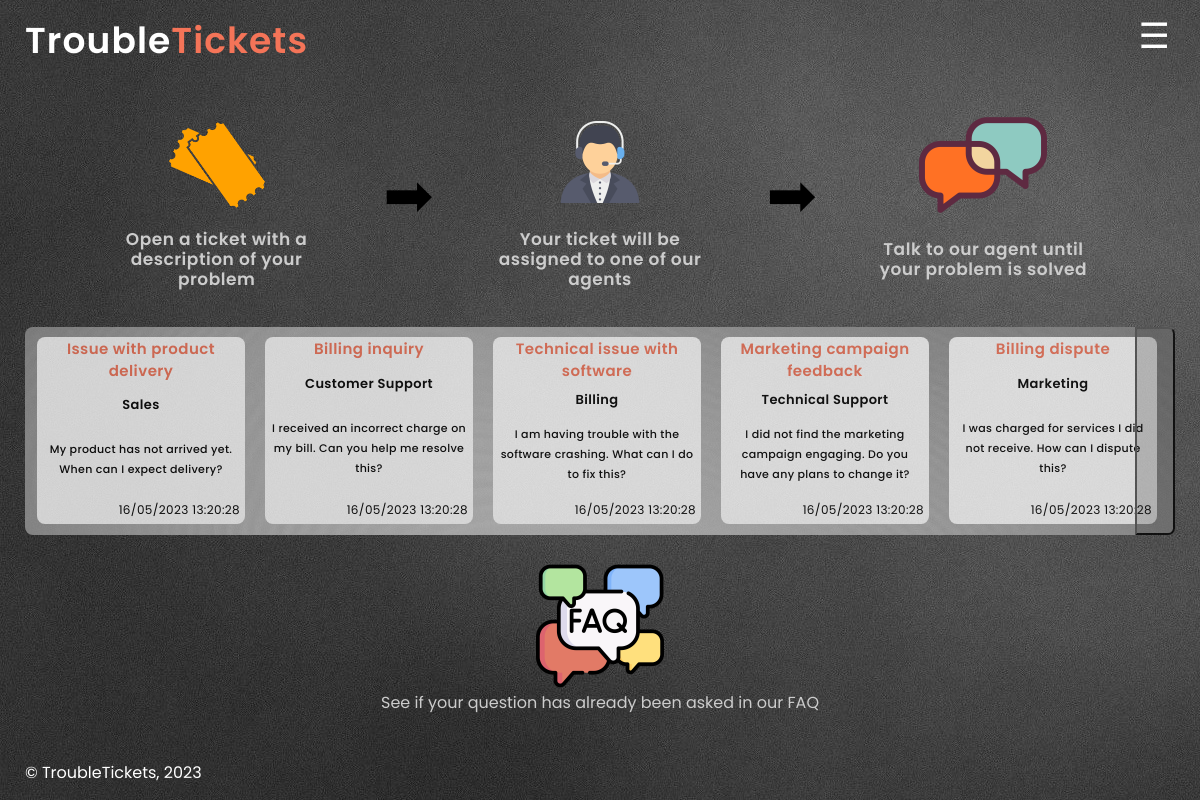
The page /pages/index.php on the database its author committed.
### tables this page shows
CREATE TABLE TICKETS (
ticket_id INTEGER PRIMARY KEY AUTOINCREMENT,
agent_id INTEGER,
client_id INTEGER NOT NULL,
department_id INTEGER NOT NULL,
status VARCHAR(255) CHECK( status IN ('Open','Closed','Not Assigned') ) NOT NULL,
title VARCHAR(255) NOT NULL,
FOREIGN KEY(department_id) REFERENCES DEPARTMENTS(department_id),
FOREIGN KEY(client_id) REFERENCES CLIENTS(client_id),
FOREIGN KEY(agent_id) REFERENCES AGENTS(agent_id)
);

CREATE TABLE DEPARTMENTS (
department_id INTEGER PRIMARY KEY AUTOINCREMENT,
department_name VARCHAR(255) NOT NULL
);

CREATE TABLE MESSAGES (
message_id INTEGER PRIMARY KEY AUTOINCREMENT,
ticket_id INTEGER NOT NULL,
message_content VARCHAR(255) NOT NULL,
date_created TIMESTAMP DEFAULT CURRENT_TIMESTAMP NOT NULL,
client_id INTEGER NOT NULL,
FOREIGN KEY(ticket_id) REFERENCES TICKETS(ticket_id),
FOREIGN KEY(client_id) REFERENCES CLIENTS(client_id)
);

### pages/index.php (called while the page is built, shortened)
<?php declare(strict_types=1);
require_once(__DIR__ . '/../templates/normal.php');
require_once(__DIR__ . '/../templates/main_template.php');
$session = new Session();
output_header($session);
output_main_page($session);
output_footer();
?>

### database/ticket.class.php (called while the page is built, shortened)
<?php
class Ticket
{
    public function __construct(int $id, ?int $agent_id, int $client_id, int $department_id, string $status, string $title)
    {
        $this->id = $id;
        $this->department_id = $department_id;
        $this->title = $title;
    }
    static function getTickets(PDO $db, int $count): array
    {
        $stmt = $db->prepare('SELECT ticket_id, agent_id, client_id, department_id, status, title FROM TICKETS LIMIT ?');
        $stmt->execute(array($count));
        $tickets = array();
        while ($ticket = $stmt->fetch()) {
            $tickets[] = new Ticket(
                $ticket['ticket_id'],
                $ticket['agent_id'] ?? null,
                $ticket['client_id'],
                $ticket['department_id'],
                $ticket['status'],
                $ticket['title']
            );
        }
        return $tickets;
    }
}

### database/department.class.php (called while the page is built, shortened)
<?php
class Department
{
    public function __construct(int $id, string $name)
    {
        $this->name = (string) $name;
    }
    static function getDepartmentById(PDO $db, int $id): ?Department
    {
        $stmt = $db->prepare('SELECT department_id, department_name FROM DEPARTMENTS WHERE department_id = ?');
        $stmt->execute(array($id));
        $department = $stmt->fetch();
        if ($department) {
            return new Department(
                intval($department['department_id']),
                $department['department_name']
            );
        } else {
            return null;
        }
    }
}
?>

### database/messages.class.php (called while the page is built, shortened)
<?php
class Message
{
    public function __construct(int $id, int $ticket_id, int $client_id, string $message, DateTime $date_created)
    {
        $this->ticket_id = $ticket_id;
        $this->message = $message;
        $this->date_created = $date_created;
    }
    static function getMessages(PDO $db, int $count): array
    {
        $stmt = $db->prepare(
            'SELECT message_id, ticket_id, client_id, message_content, date_created FROM MESSAGES LIMIT ?'
        );
        $stmt->execute(array($count));
        $messages = array();
        while ($message = $stmt->fetch()) {
            $messages[] = new Message(
                $message['message_id'],
                $message['ticket_id'],
                $message['client_id'],
                $message['message_content'],
                new DateTime($message['date_created']),
            );
        }
        return $messages;
    }
}
?>

### templates/main_template.php (the view, shortened to what this page needs)
<?php
function output_main_page(Session $session)
{ ?>
    <?php
    require_once(__DIR__ . '/../database/connection.db.php');
    require_once(__DIR__ . '/../database/ticket.class.php');
    require_once(__DIR__ . '/../database/messages.class.php');
    require_once(__DIR__ . '/../database/department.class.php');
    $db = getDataBaseConnection();
    $recentTickets = Ticket::getTickets($db, 10);
    $messages = Message::getMessages($db, 10);
    $message_to_use = new Message(0, 0, 0, '0', new DateTime());
    ?>
    <section id='main-page' class='main-page'>
        <div class='steps'>
            <div class='step'>
                <a href='/pages/newTicket.php'>
                    <img src='/images/ticket.png' alt='ticket image'></a>
                <p>Open a ticket with a description of your problem</p>
            </div>
            <span class='arrow'></span>
            <div class='step'>
                <img src='/images/agent.png' alt='assigned image'>
                <p>Your ticket will be assigned to one of our agents</p>
            </div>
            <span class='arrow'></span>
            <div class='step'>
                <img src='/images/chat.png' alt='chat image'>
                <p>Talk to our agent until your problem is solved</p>
            </div>
        </div>
        <div class='tickets-container'>
            <div class="tickets">
                <?php
                foreach ($recentTickets as $ticket) { ?>
                    <a href="../pages/message.php?id=<?= urlencode(strval($ticket->id)) ?>" class='ticket'>
                        <h4><?php echo $ticket->title
                            ?> </h4>
                        <h5><?php echo Department::getDepartmentById($db, $ticket->department_id)->name; ?></h5>
                        <?php foreach ($messages as $message) {
                            if ($message->ticket_id == $ticket->id) { ?>
                                <p> <?php echo substr($message->message, 0, 200);
                                    $message_to_use = $message; ?></p>
                        <?php break;
                            }
                        } ?>
                        <h6><?php echo  $message_to_use->date_created->format('d/m/Y H:i:s') ?></h6>
                    </a>
                <?php } ?>
                <button class="slide-button" id='right' ><i></i></button>
            </div>
        </div>
        <article class='faq'>
            <a href='../pages/faq.php'><img src='/images/faq.png' alt='ticket image'></a>
            <a href='../pages/faq.php'>See if your question has already been asked in our FAQ</a>
        </article>
    </section>
<?php
}
?>

### templates/normal.php (shortened to what this page needs)
<?php
function output_header(Session $session)
{ ?>
  <!DOCTYPE html>
  <html lang="en-US">
  <head>
    <link href="../css/style.css" rel="stylesheet">
    <link href="../css/text.css" rel="stylesheet">
    <link href="../css/layout.css" rel="stylesheet">
    <link href="../css/responsive.css" rel="stylesheet">
  </head>
  <body>
    <header>
      <h1><a href="../pages/index.php">Trouble</a><a href="../pages/index.php">Tickets</a></h1>
    </header>
    <label class="sidebar" for="sidebar"></label>
  <?php } ?>
  <?php
  function output_footer()
  { ?>
    <footer>
      <p>&copy; TroubleTickets, 2023</p>
    </footer>
  </body>
  </html>
<?php } ?>

### css/style.css (style rules this page uses)
* { max-width: 100%; max-height: 100%; }
html { background-image: url('/images/grey.jpg'); }
header>h1>a:first-child { color: #ffffff; }
header>h1>a:last-of-type { color: #F47458; }
a { text-decoration: none; }
.sidebar::after { content: "\2630"; color: white; font-size: 35px; }
div.tickets { background-image: url('/images/lightgrey.jpg'); background-size: cover; background-repeat: no-repeat; background-position: center center; border-radius: 8px; }
a.ticket { background-color: #FFFFFF; }
div.step { background-size: cover; background-repeat: no-repeat; background-position: center center; border-radius: 8px; }
div.step { width: 30em; }
div.step img, article.faq img { display: flex; height: 8em; width: 8em; margin-left: auto; margin-right: auto; }
article.faq a { margin: auto; color: #cccccc; word-wrap: break-word; text-align: center; width: 75%; }
span.arrow::after { content: "\27A1"; }
span.arrow { align-self: center; font-size: 60px; padding: 10px; }
div.step p { margin: auto; color: #cccccc; word-wrap: break-word; text-align: center; width: 75%; }
label { cursor: pointer; }
section { padding-left: 25px; padding-top: 15px; }
div.tickets { border-radius: 8px; background-color: #CFCFCF; opacity: 78%; }
a.ticket { background-color: white; border-radius: 8px; }
a.ticket h4 { margin: 1px; text-align: center; color: #F47458; }
a.ticket p { margin: auto; margin-left: 5px; margin-right: 5px; ; color: black; word-wrap: break-word; text-align: center; }
a.ticket h5 { margin: auto; text-align: center; color: #000000; }
a.ticket h6 { display: flex; margin-right: 5px; margin-bottom: 4px; margin-top: 10px; color: black; word-wrap: break-word; justify-content: end; }
footer { color: white; }
.tickets-container .tickets { overflow: hidden; width: auto; }
.slide-button { height: 100%; width: 3em; text-align: center; background-color: aqua; background-color: rgba(0, 0, 0, 0.2); color: white; cursor: pointer; z-index: 3; opacity: 0; animation: fadeOut 0.5s; display: flex; align-items: center; justify-content: center; }
.tickets-container { position: relative; margin-right: 25px; margin-left: 25px; }
.slide-button#right { position: absolute; right: 0px; border-bottom-right-radius: 0.5em; border-top-right-radius: 0.5em; animation: fadeIn 0.5s; opacity: 1; }

### css/text.css (style rules this page uses)
* { font-family: 'Poppins', sans-serif; font-style: normal; }
header>h1 { font-weight: 600; font-size: 36px; line-height: 22px; letter-spacing: 0.03em; }
section p { font-weight: 600; font-size: 17px; line-height: 20px; letter-spacing: 0.03em; }
h4 { font-weight: 600; font-size: 18px; line-height: 22px; letter-spacing: 0.03em; }
a.ticket h4 { font-weight: 600; font-size: 15px; line-height: 22px; letter-spacing: 0.03em; }
a.ticket h5 { font-weight: 600; font-size: 13px; line-height: 22px; letter-spacing: 0.03em; }
a.ticket p { font-weight: 500; font-size: 11px; line-height: 20px; letter-spacing: 0.03em; }
a.ticket h6 { font-weight: 400; font-size: 12px; line-height: 20px; letter-spacing: 0.03em; }
footer { font-weight: 400; font-size: 16px; line-height: 22px; }

### rows shown on the page
tickets: title "Issue with product delivery", department.department_name "Sales", format "16/05/2023 13:20:28"
messages: message_content "My product has not arrived yet. When can I expect delivery?"
tickets: title "Billing inquiry", department.department_name "Customer Support", format "16/05/2023 13:20:28"
messages: message_content "I received an incorrect charge on my bill. Can you help me resolve this?"
tickets: title "Technical issue with software", department.department_name "Billing", format "16/05/2023 13:20:28"
messages: message_content "I am having trouble with the software crashing. What can I do to fix this?"
tickets: title "Marketing campaign feedback", department.department_name "Technical Support", format "16/05/2023 13:20:28"
messages: message_content "I did not find the marketing campaign engaging. Do you have any plans to change it?"
tickets: title "Billing dispute", department.department_name "Marketing", format "16/05/2023 13:20:28"
messages: message_content "I was charged for services I did not receive. How can I dispute this?"
